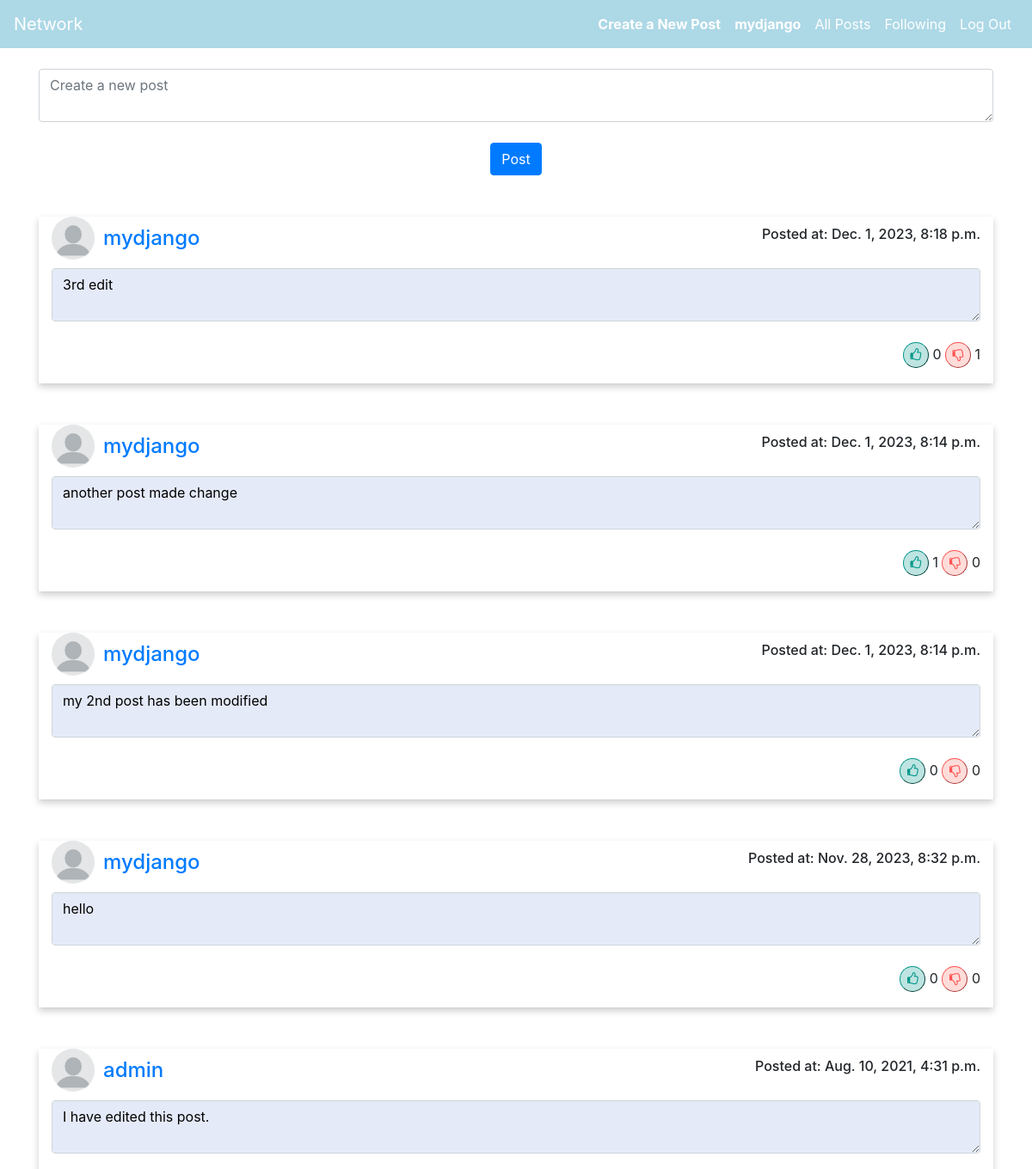
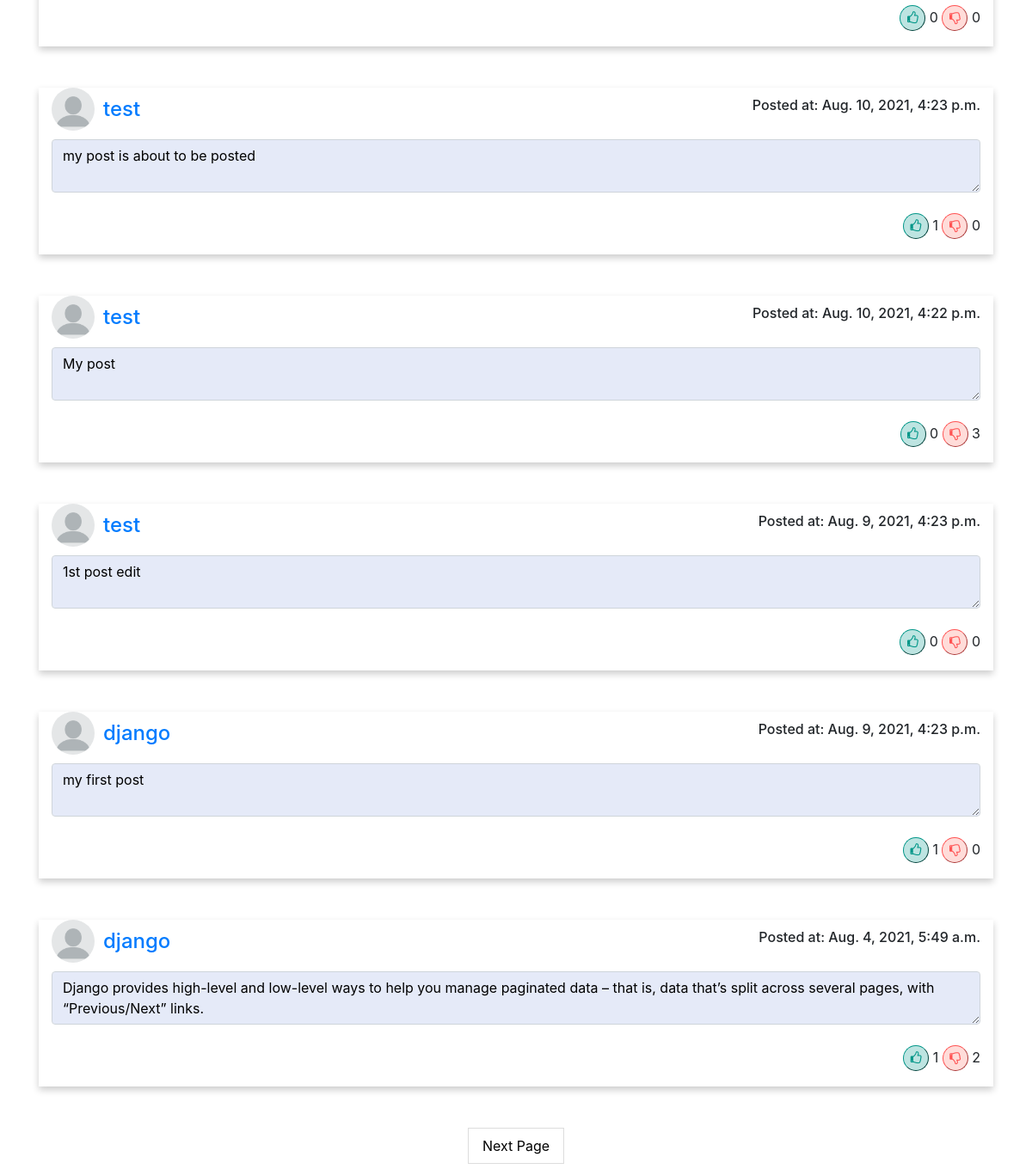
/view_all_posts (signed in), run on the app's committed database (2 pictures, top to bottom).
### network/models.py (models this page shows, shortened)
class User(AbstractUser):
    followers  = models.IntegerField(default=0)
    followings =models.IntegerField(default=0)

class Post(models.Model):
    user = models.ForeignKey(
        User, on_delete=models.CASCADE, related_name="post_creator")
    title = models.CharField(max_length=250,default='Title')
    date_posted = models.DateTimeField(auto_now_add=True, blank=True)
    likes = models.IntegerField(default=0)
    dislikes = models.IntegerField(default=0)

### network/views.py (the view)
@login_required(login_url='/login')
def view_all_posts(request):
    usr = request.user
    all_posts  = Post.objects.all().order_by('-date_posted')
    lst =[]
    if (all_posts.count() >0):
        for i in all_posts:
           lst.append( i.id)
    if(len(lst)>0):
        for i in lst:
            post_obj =Post.objects.get(id= i)
            like_count = Like.objects.filter(post_id = post_obj.id,user_liked=True)
            dislike_count =Like.objects.filter(post_id = post_obj.id,user_disliked=True)
            Post.objects.filter(id=i).update(likes=like_count.count(),dislikes=dislike_count.count())
    all_posts  =  Post.objects.all().order_by('-date_posted')
    post_paginator = Paginator(all_posts,10)
    page_num = request.GET.get('page')
    page = post_paginator.get_page(page_num)
    return render(request, "network/view_all_posts.html",{
        "post":page
    })

### network/templates/network/view_all_posts.html (shortened to what this page needs)
{% extends "network/layout.html" %}
{% load static %}
{% block body %}
<div id="add_post">
    <form action="{% url 'create_post' %}" method="POST">
        <textarea  class="form-control" name="new-post" id = "new-post" placeholder="Create a new post"></textarea>
        <br>
        <div class="text-center">
          <input class="btn btn-primary" type="submit" value="Post">
        </div>
      </form>
</div>
<br></br>
{%  for p in post  %}
<div id="view_all_post">
    <div class="timeline">
        <div class="container left">
          <div class="content">
              <div style="clear: both">
                <div style="display: flex; align-items: center;">
                  <div class="circular--portrait" style="margin-right: 10px;">
                      <img src="{% static '/network/img/default.png' %}" />
                  </div>
                  <h4 style="margin: 0;"><a href="/visit_user_profle/{{p.user.id}}">{{p.user.username}}</a></h4>
                  <h6 style="margin-left: auto;">Posted at: {{p.date_posted}}</h6>
              </div>
            </div>
            <textarea class="form-control"
            disabled style="background-color:rgb(229, 234, 248); color:black; margin-top: 10px;"
            id="{{ p.id }}p" readonly>{{ p.title }}</textarea>
          </div>
        <br>
        <div id = "like_buttons">
          <button class="olike" id = {{p.id}}l>
              <i class="fa fa-thumbs-o-up" aria-hidden="true"></i>
            </button>
            <label id=lbl{{p.id}}>{{p.likes}} </label>
            <button class="vdislike" id = {{p.id}}dl>
              <i class="fa fa-thumbs-o-down" aria-hidden="true"> </i>
            </button>
            <label id=lbd{{p.id}}>{{p.dislikes}} </label>
        </div>
        <br><br>
        </div>
      </div>
</div>
<br></br>
{% endfor %}
<div class= "page-links" >
  <div class="pagination">
    {% if   post.has_next     %}
    <a href="{% url 'view_all_posts' %}?page={{ post.next_page_number }}"> Next Page</a>
    {% endif %}
  </div>
</div>
{% endblock %}

### network/templates/network/layout.html (shortened to what this page needs)
{% load static %}
<!DOCTYPE html>
<html lang="en">
<head>
    <link rel="stylesheet" href="https://stackpath.bootstrapcdn.com/bootstrap/4.4.1/css/bootstrap.min.css">
    <link rel="stylesheet" href="{% static 'network/styles.css' %}">
    <link rel="stylesheet" href="https://cdnjs.cloudflare.com/ajax/libs/font-awesome/4.7.0/css/font-awesome.min.css">
</head>
<body>
<nav class="navbar navbar-expand-lg navbar-light">
    <a class="navbar-brand" href="#">Network</a>
    <div class="collapse navbar-collapse" id="navbarNav">
        <ul class="navbar-nav ml-auto">
            {% if user.is_authenticated %}
                <li class="nav-item">
                    <a class="nav-link" href="{% url 'index' %}"><strong>Create a New Post</strong></a>
                </li>
                <li class="nav-item">
                    <a class="nav-link" href="{% url 'user_profle'%}"><strong>{{ user.username }}</strong></a>
                </li>
                <li class="nav-item">
                    <a class="nav-link" href="{% url 'view_all_posts' %}">All Posts</a>
                </li>
                <li class="nav-item">
                    <a class="nav-link" href="{% url 'following_page' %}">Following</a>
                </li>
                <li class="nav-item">
                    <a class="nav-link" href="{% url 'logout' %}">Log Out</a>
                </li>
            {% endif %}
        </ul>
    </div>
</nav>
<div class="container mt-4">
    <div class="body">
        {% block body %}
        {% endblock %}
    </div>
</div>
</body>
</html>

### network/static/network/styles.css (style rules this page uses)
#like_buttons { margin-left: auto; float: right; }
#view_all_post { box-shadow: 0 4px 8px 0 rgba(0,0,0,0.2); transition: 0.3s; width: 100%; }
.page-links { text-align: center; }
.pagination { display: inline-block; }
.pagination a { color: black; float: left; padding: 8px 16px; text-decoration: none; transition: background-color .3s; border: 1px solid #ddd; margin: 0 4px; }
button.olike { width: 30px; height: 30px; margin: 0 auto; line-heigth: 50px; border-radius: 50%; color: rgba(0,150,136 ,1); background-color:rgba(38,166,154 ,0.3); border-color: rgba(0,150,136 ,1); border-width: 1px; font-size: 15px; }
button.vdislike { width: 30px; height: 30px; margin: 0 auto; line-heigth: 50px; border-radius: 50%; color: rgba(255,82,82 ,1); background-color: rgba(255,138,128 ,0.3); border-color: rgba(255,82,82 ,1); border-width: 1px; font-size: 15px; }
.navbar { background-color: #add8e6; }
.navbar-nav .nav-link { color: white !important; }
.navbar .navbar-brand { color: white !important; }
.circular--portrait { position: relative; width: 50px; height: 50px; overflow: hidden; border-radius: 50%; }
.circular--portrait img { width: 100%; height: auto; }

### data on the page
User: username "mydjango"
Post: user.username "mydjango", date_posted "Dec. 1, 2023, 8:18 p.m.", id "3rd edit", likes "0", dislikes "1"
Post: user.username "mydjango", date_posted "Dec. 1, 2023, 8:14 p.m.", id "another post made change", likes "1", dislikes "0"
Post: user.username "mydjango", date_posted "Dec. 1, 2023, 8:14 p.m.", id "my 2nd post has been modified", likes "0", dislikes "0"
Post: user.username "mydjango", date_posted "Nov. 28, 2023, 8:32 p.m.", id "hello", likes "0", dislikes "0"
Post: user.username "admin", date_posted "Aug. 10, 2021, 4:31 p.m.", id "I have edited this post.", likes "0", dislikes "0"
Post: user.username "test", date_posted "Aug. 10, 2021, 4:23 p.m.", id "my post is about to be posted", likes "1", dislikes "0"
Post: user.username "test", date_posted "Aug. 10, 2021, 4:22 p.m.", id "My post", likes "0", dislikes "3"
Post: user.username "test", date_posted "Aug. 9, 2021, 4:23 p.m.", id "1st post edit", likes "0", dislikes "0"
Post: user.username "django", date_posted "Aug. 9, 2021, 4:23 p.m.", id "my first post", likes "1", dislikes "0"
Post: user.username "django", date_posted "Aug. 4, 2021, 5:49 a.m.", id "Django provides high-level and low-level ways to help you manage paginated data – that is, data that’s split across several pages, with “Previous/Next” links.", likes "1", dislikes "2"
